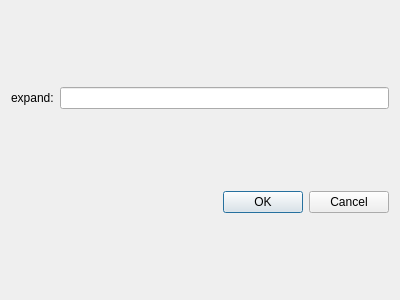
<?xml version="1.0" encoding="UTF-8"?>
<ui version="4.0">
 <class>ExpandRgbDialog</class>
 <widget class="QDialog" name="ExpandRgbDialog">
  <property name="geometry">
   <rect>
    <x>0</x>
    <y>0</y>
    <width>400</width>
    <height>300</height>
   </rect>
  </property>
  <property name="windowTitle">
   <string>Dialog</string>
  </property>
  <layout class="QVBoxLayout" name="verticalLayout">
   <item>
    <layout class="QHBoxLayout" name="horizontalLayout">
     <item>
      <widget class="QLabel" name="label">
       <property name="text">
        <string>expand:</string>
       </property>
      </widget>
     </item>
     <item>
      <widget class="QLineEdit" name="lineEdit"/>
     </item>
    </layout>
   </item>
   <item>
    <widget class="QDialogButtonBox" name="buttonBox">
     <property name="orientation">
      <enum>Qt::Horizontal</enum>
     </property>
     <property name="standardButtons">
      <set>QDialogButtonBox::Cancel|QDialogButtonBox::Ok</set>
     </property>
    </widget>
   </item>
  </layout>
 </widget>
 <resources/>
 <connections>
  <connection>
   <sender>buttonBox</sender>
   <signal>accepted()</signal>
   <receiver>ExpandRgbDialog</receiver>
   <slot>accept()</slot>
   <hints>
    <hint type="sourcelabel">
     <x>248</x>
     <y>254</y>
    </hint>
    <hint type="destinationlabel">
     <x>157</x>
     <y>274</y>
    </hint>
   </hints>
  </connection>
  <connection>
   <sender>buttonBox</sender>
   <signal>rejected()</signal>
   <receiver>ExpandRgbDialog</receiver>
   <slot>reject()</slot>
   <hints>
    <hint type="sourcelabel">
     <x>316</x>
     <y>260</y>
    </hint>
    <hint type="destinationlabel">
     <x>286</x>
     <y>274</y>
    </hint>
   </hints>
  </connection>
 </connections>
</ui>
